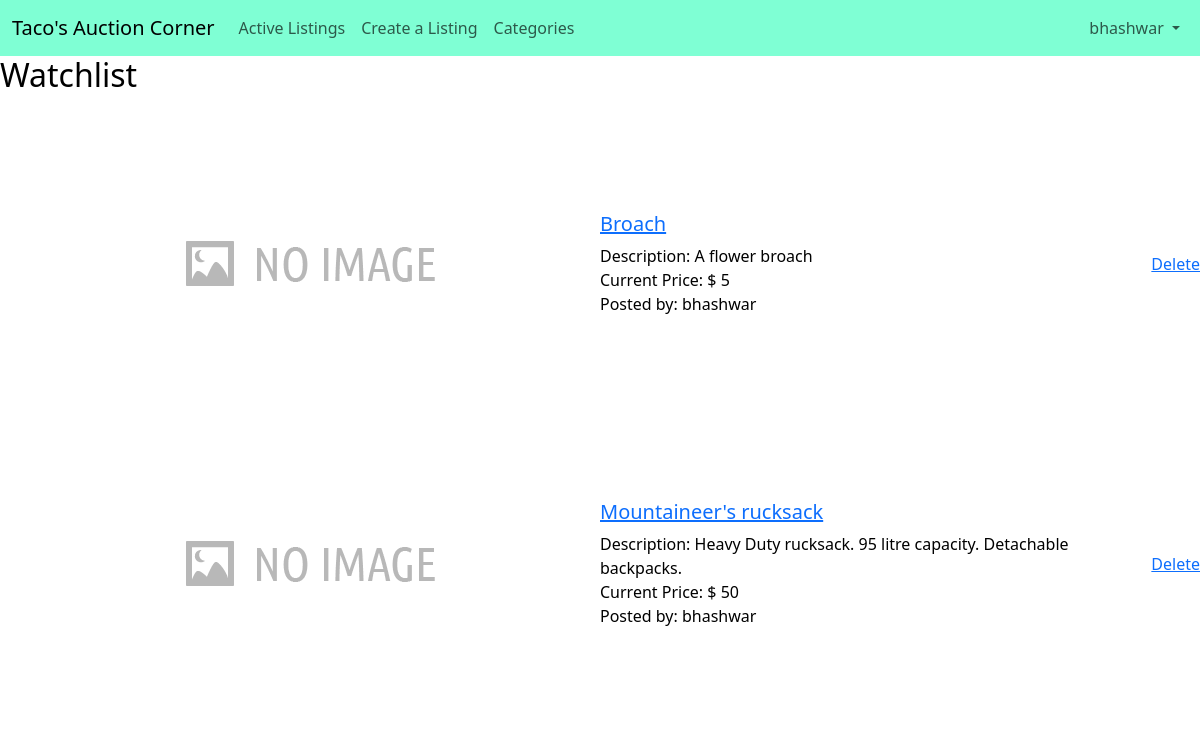
/watchlist/ (signed in), run on the app's committed database.
### auctions/models.py (models this page shows, shortened)
class User(AbstractUser):
    first_name = models.CharField(max_length=64)
    last_name = models.CharField(max_length=64)

class Watchlist(models.Model):
    user = models.ForeignKey(User, on_delete=models.CASCADE, related_name="watchlistuser")
    listing = models.ForeignKey(Listing, on_delete=models.CASCADE, related_name="watchlistitem")

class Listing(models.Model):
    user = models.ForeignKey(User, on_delete=models.CASCADE, related_name="listings")
    title = models.CharField(max_length=64)
    description = models.CharField(max_length=1000)
    starting_bid = models.IntegerField()
    current_price = models.IntegerField(default = starting_bid)
    image_url = models.URLField(default="No image provided")
    state = [("A", "Active"), ("D", "Deactive")]
    status = models.CharField(max_length=8, choices=state, default="A")
    CATEGORY_CHOICES = [
        ("ANTIQUES", "Antiques"),
        ("AUTOMOBILES", "Automobiles"),
        ("BOOKS", "Books/Textbooks",),
        ("ELECTRONICS", "Electronics",),
        ('FASHION', "Fashion",),
        ("TOYS", "Toys",),
        ("HOME", "Home/Kitchen",),
        ]
    category = models.CharField(
        max_length=64,
        choices=CATEGORY_CHOICES,
        default="Not Provided"
    )
    highest_bidder = models.ForeignKey(User, on_delete=models.CASCADE, related_name="bids", null=True)

### auctions/views.py (the view)
# urls.py: path("watchlist/", views.watchlist, name="watchlist"),
@login_required(redirect_field_name=None, login_url="/login")
def watchlist(request):
    if (request.method == "POST"):
        listing_id = request.POST["listing-id"]
        listing_details = Listing(id=listing_id)
        addItemToWatchlist = Watchlist(user=request.user, listing=listing_details)
        addItemToWatchlist.save()
        return HttpResponseRedirect(reverse("listing", kwargs={"listing_id": listing_id}))
    data = list(Watchlist.objects.filter(user=request.user))
    data.reverse()
    return render(request, "auctions/watchlist.html", {
        "data": data
    })

### auctions/templates/auctions/watchlist.html (shortened to what this page needs)
{% extends "auctions/layout.html" %}
{% load static %}
{% block body %}
    {% if user.is_authenticated %}
        <div>
            <div style="margin-bottom: 20px;">
                <h2>Watchlist</h2>
            </div>
            {% for item in data %}
                <div class="item" style="display: flex;">
                    <div class="image-div">
                        {% if item.listing.image_url %}
                            <a href="{% url 'listing' item.listing.id %}"><img class="item-image" src="{{ item.listing.image_url }}" alt="No image"></a>
                        {% else %}
                            <a href="{% url 'listing' item.listing.id %}"><img src="{% static 'auctions/no-image.png' %}"></a>
                        {% endif %}
                    </div>
                    <div style="width: 100%; display: flex; align-items: center; justify-content: space-between;">
                        <div class="details">
                            <div>
                                <a class="title" href="{% url 'listing' item.listing.id %}"><h5>{{ item.listing.title }}</h5></a>
                            </div>
                            <div>
                                <label class="listing-details">Description:&nbsp;</label>{{ item.listing.description }}
                            </div>
                            <div>
                                <label class="listing-details">Current Price: &#36;&nbsp;</label>{{ item.listing.current_price }}
                            </div>
                            <div>
                                <label class="listing-details">Posted by:&nbsp;</label>{{ item.user.username }}
                            </div>
                        </div>
                        <div>
                            <a href="{% url 'watchlist_del' item.listing.id %}">Delete</a>
                        </div>
                    </div>
                </div>
            {% empty %}
                <div style="text-align: center;">
                    <h3>No items in watchlist</h3>
                </div>
            {% endfor %}
        </div>
    {% endif %}
{% endblock %}

### auctions/templates/auctions/layout.html (shortened to what this page needs)
{% load static %}
<!DOCTYPE html>
<html lang="en">
    <head>
        <link href="https://cdn.jsdelivr.net/npm/bootstrap@5.3.0/dist/css/bootstrap.min.css" rel="stylesheet">
        <link href="{% static 'auctions/styles.css' %}" rel="stylesheet">
    </head>
    <body>
        <nav class="navbar navbar-expand-lg navbar-light" style="background-color:aquamarine;">
          <div class="container-fluid">
            <a class="navbar-brand" href="#">Taco's Auction Corner</a>
            <div class="collapse navbar-collapse" id="navbarSupportedContent">
              <ul class="navbar-nav me-auto mb-2 mb-lg-0">
                <div id="partition">
                  <div id="partition-1">
                    <li class="nav-item">
                      <a class="nav-link" aria-current="page" href="{% url 'index' %}">Active Listings</a>
                    </li>
                    {% if user.is_authenticated %}
                      <li class="nav-item">
                        <a class="nav-link" href="{% url 'addlisting' %}">Create a Listing</a>
                      </li>
                      <li class="nav-item">
                        <a class="nav-link" href="{% url 'categories' %}">Categories</a>
                      </li>
                    {% endif %}
                  </div>
                  <div id="partition-2">
                    {% if user.is_authenticated %}
                      <li class="nav-item dropdown">
                        <a class="nav-link dropdown-toggle" href="#" id="navbarDropdown" role="button" data-bs-toggle="dropdown" aria-expanded="false">
                          {{ user.username }}
                        </a>
                      </li>
                    {% endif %}
                  </div>
                </div>
              </ul>
            </div>
          </div>
        </nav>
        {% block body %}
        {% endblock %}
    </body>
</html>

### auctions/static/auctions/styles.css (style rules this page uses)
body { color: black; }
ul.navbar-nav { width: 100%; }
#partition { display: flex; justify-content: space-between; width: 100%; }
#partition-1 { display: flex; }

### data on the page
User: username "bhashwar"
Watchlist: listing "Broach", listing.description "A flower broach", listing.current_price "5", user.username "bhashwar"
Watchlist: listing "Mountaineer's rucksack", listing.description "Heavy Duty rucksack. 95 litre capacity. Detachable backpacks.", listing.current_price "50", user.username "bhashwar"
